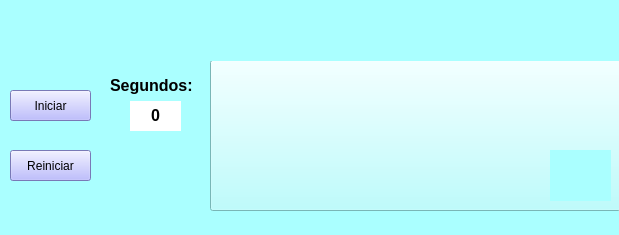
<?xml version="1.0" encoding="UTF-8"?>
<ui version="4.0">
 <class>MainWindow</class>
 <widget class="QMainWindow" name="MainWindow">
  <property name="geometry">
   <rect>
    <x>0</x>
    <y>0</y>
    <width>619</width>
    <height>235</height>
   </rect>
  </property>
  <property name="windowTitle">
   <string>MainWindow</string>
  </property>
  <property name="styleSheet">
   <string notr="true">background-color: rgb(170, 255, 255);</string>
  </property>
  <widget class="QWidget" name="centralwidget">
   <widget class="QPushButton" name="btn_Reiniciar">
    <property name="geometry">
     <rect>
      <x>10</x>
      <y>150</y>
      <width>81</width>
      <height>31</height>
     </rect>
    </property>
    <property name="toolTip">
     <string>Presiona el boton</string>
    </property>
    <property name="statusTip">
     <string>Presiona el boton</string>
    </property>
    <property name="styleSheet">
     <string notr="true">background-color: rgb(170, 170, 255);</string>
    </property>
    <property name="text">
     <string>Reiniciar</string>
    </property>
   </widget>
   <widget class="QLabel" name="lb_seg">
    <property name="geometry">
     <rect>
      <x>130</x>
      <y>100</y>
      <width>51</width>
      <height>31</height>
     </rect>
    </property>
    <property name="font">
     <font>
      <pointsize>12</pointsize>
      <weight>75</weight>
      <bold>true</bold>
     </font>
    </property>
    <property name="layoutDirection">
     <enum>Qt::LeftToRight</enum>
    </property>
    <property name="styleSheet">
     <string notr="true">background-color: rgb(255, 255, 255);</string>
    </property>
    <property name="text">
     <string>0</string>
    </property>
    <property name="alignment">
     <set>Qt::AlignCenter</set>
    </property>
   </widget>
   <widget class="QLabel" name="label">
    <property name="geometry">
     <rect>
      <x>110</x>
      <y>70</y>
      <width>91</width>
      <height>31</height>
     </rect>
    </property>
    <property name="font">
     <font>
      <pointsize>12</pointsize>
      <weight>75</weight>
      <bold>true</bold>
     </font>
    </property>
    <property name="text">
     <string>Segundos:</string>
    </property>
   </widget>
   <widget class="QPushButton" name="btn_Iniciar">
    <property name="geometry">
     <rect>
      <x>10</x>
      <y>90</y>
      <width>81</width>
      <height>31</height>
     </rect>
    </property>
    <property name="toolTip">
     <string>Presiona el boton</string>
    </property>
    <property name="statusTip">
     <string>Presiona el boton</string>
    </property>
    <property name="styleSheet">
     <string notr="true">background-color: rgb(170, 170, 255);
</string>
    </property>
    <property name="text">
     <string>Iniciar</string>
    </property>
   </widget>
   <widget class="QPushButton" name="btn_color">
    <property name="geometry">
     <rect>
      <x>210</x>
      <y>60</y>
      <width>411</width>
      <height>151</height>
     </rect>
    </property>
    <property name="text">
     <string/>
    </property>
   </widget>
   <widget class="QLabel" name="label_2">
    <property name="geometry">
     <rect>
      <x>0</x>
      <y>0</y>
      <width>621</width>
      <height>61</height>
     </rect>
    </property>
    <property name="text">
     <string/>
    </property>
    <property name="pixmap">
     <pixmap resource="recursos_proyecto.qrc">:/LOGOS/Imagenes/uat.png</pixmap>
    </property>
    <property name="scaledContents">
     <bool>true</bool>
    </property>
   </widget>
   <widget class="QLabel" name="label_3">
    <property name="geometry">
     <rect>
      <x>550</x>
      <y>150</y>
      <width>61</width>
      <height>51</height>
     </rect>
    </property>
    <property name="text">
     <string/>
    </property>
    <property name="pixmap">
     <pixmap resource="recursos_proyecto.qrc">:/LOGOS/Imagenes/pngegg.png</pixmap>
    </property>
    <property name="scaledContents">
     <bool>true</bool>
    </property>
   </widget>
  </widget>
  <widget class="QMenuBar" name="menubar">
   <property name="geometry">
    <rect>
     <x>0</x>
     <y>0</y>
     <width>619</width>
     <height>21</height>
    </rect>
   </property>
  </widget>
  <widget class="QStatusBar" name="statusbar"/>
 </widget>
 <resources>
  <include location="recursos_proyecto.qrc"/>
 </resources>
 <connections/>
</ui>
